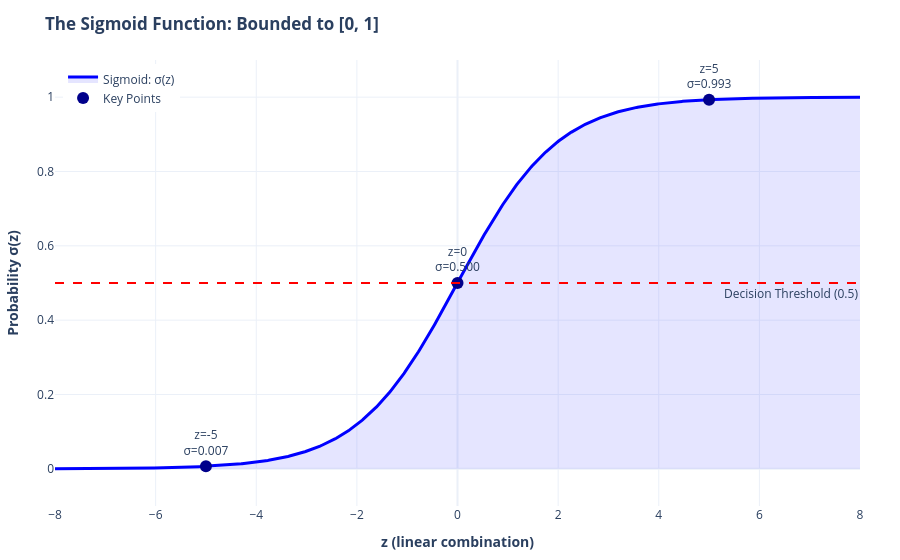

Notebook code for this chart:
### Code cell
# @title
import numpy as np
import plotly.graph_objects as go

# 1. Define sigmoid with clipping for stability
def sigmoid(z):
    return 1 / (1 + np.exp(-np.clip(z, -500, 500)))

# 2. Generate values
z = np.linspace(-8, 8, 1000)
sigma_z = sigmoid(z)

# 3. Create the interactive figure
fig = go.Figure()

# Add the main sigmoid curve
fig.add_trace(go.Scatter(
    x=z, y=sigma_z,
    mode='lines',
    name='Sigmoid: σ(z)',
    line=dict(color='blue', width=3),
    fill='tozeroy',
    fillcolor='rgba(0, 0, 255, 0.1)'
))

# Add the Decision Threshold line
fig.add_hline(y=0.5, line_dash="dash", line_color="red",
              annotation_text="Decision Threshold (0.5)",
              annotation_position="bottom right")

# 4. Add Key Points as interactive markers
key_z = [-5, 0, 5]
key_sigma = [sigmoid(zp) for zp in key_z]

fig.add_trace(go.Scatter(
    x=key_z,
    y=key_sigma,
    mode='markers+text',
    name='Key Points',
    marker=dict(size=12, color='darkblue'),
    text=[f"z={zp}<br>σ={sigmoid(zp):.3f}" for zp in key_z],
    textposition="top center",
    hoverinfo='text'
))

# 5. Update Layout for a clean look
fig.update_layout(
    title='<b>The Sigmoid Function: Bounded to [0, 1]</b>',
    xaxis_title='<b>z (linear combination)</b>',
    yaxis_title='<b>Probability σ(z)</b>',
    yaxis=dict(range=[-0.1, 1.1]),
    template='plotly_white',
    legend=dict(yanchor="top", y=0.99, xanchor="left", x=0.01),
    margin=dict(l=40, r=40, t=60, b=40)
)

fig.show()

# Print console properties
print("Sigmoid Properties:")
print(f"σ(-5) = {sigmoid(-5):.6f} -> Close to 0%")
print(f"σ(0)  = {sigmoid(0):.6f} -> 50%")
print(f"σ(5)  = {sigmoid(5):.6f} -> Close to 100%")

### Figure 1 — Plotly figure (JSON) as saved in the notebook; plotly's stock layout.template omitted (floating-point values rounded to 4 significant figures; data arrays with more than 128 entries replaced by an {"elided": "..."} marker saying what was removed)
{"data": [{"fill": "tozeroy", "fillcolor": "rgba(0, 0, 255, 0.1)", "line": {"color": "blue", "width": 3}, "mode": "lines", "name": "Sigmoid: σ(z)", "type": "scatter", "x": {"elided": "1000 float values"}, "y": {"elided": "1000 float values"}}, {"hoverinfo": "text", "marker": {"color": "darkblue", "size": 12}, "mode": "markers+text", "name": "Key Points", "text": ["z=-5<br>σ=0.007", "z=0<br>σ=0.500", "z=5<br>σ=0.993"], "textposition": "top center", "type": "scatter", "x": [-5, 0, 5], "y": [0.006693, 0.5, 0.9933]}], "layout": {"annotations": [{"showarrow": false, "text": "Decision Threshold (0.5)", "x": 1, "xanchor": "right", "xref": "x domain", "y": 0.5, "yanchor": "top", "yref": "y"}], "legend": {"x": 0.01, "xanchor": "left", "y": 0.99, "yanchor": "top"}, "margin": {"b": 40, "l": 40, "r": 40, "t": 60}, "shapes": [{"line": {"color": "red", "dash": "dash"}, "type": "line", "x0": 0, "x1": 1, "xref": "x domain", "y0": 0.5, "y1": 0.5, "yref": "y"}], "title": {"text": "<b>The Sigmoid Function: Bounded to [0, 1]</b>"}, "xaxis": {"title": {"text": "<b>z (linear combination)</b>"}}, "yaxis": {"range": [-0.1, 1.1], "title": {"text": "<b>Probability σ(z)</b>"}}}}
